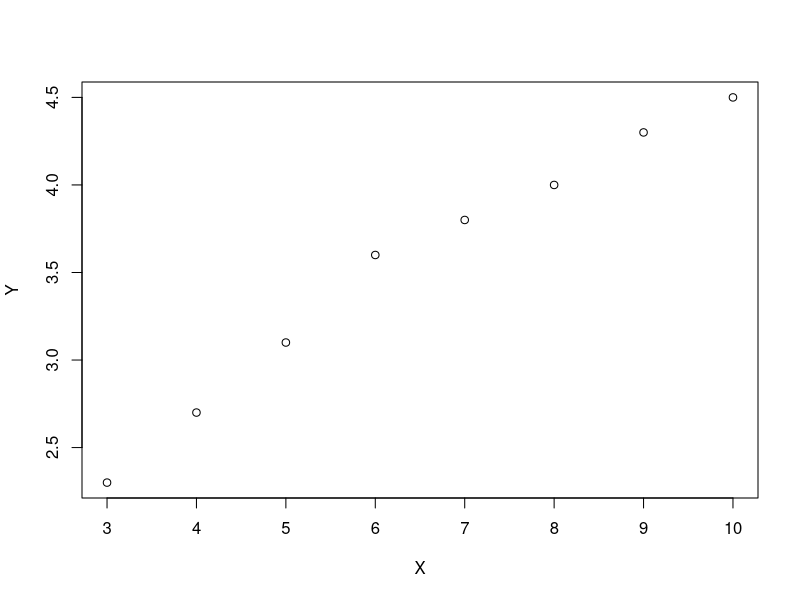
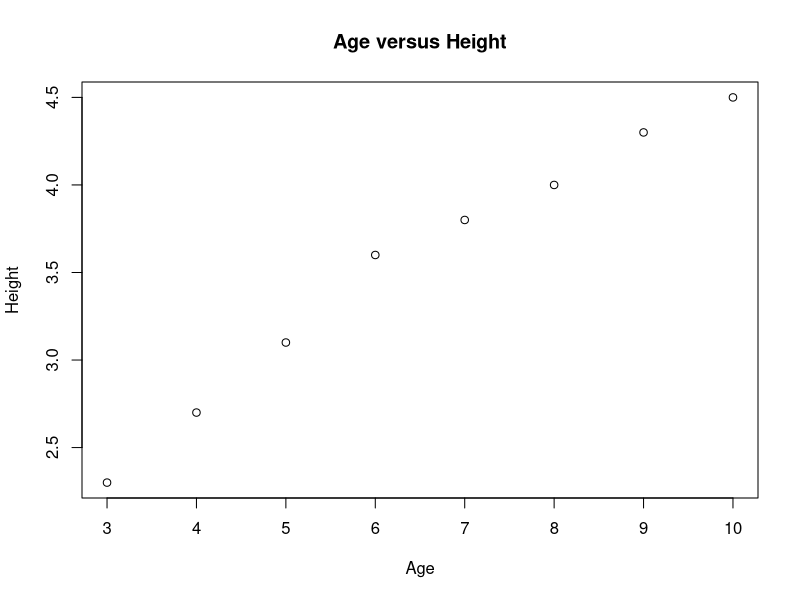
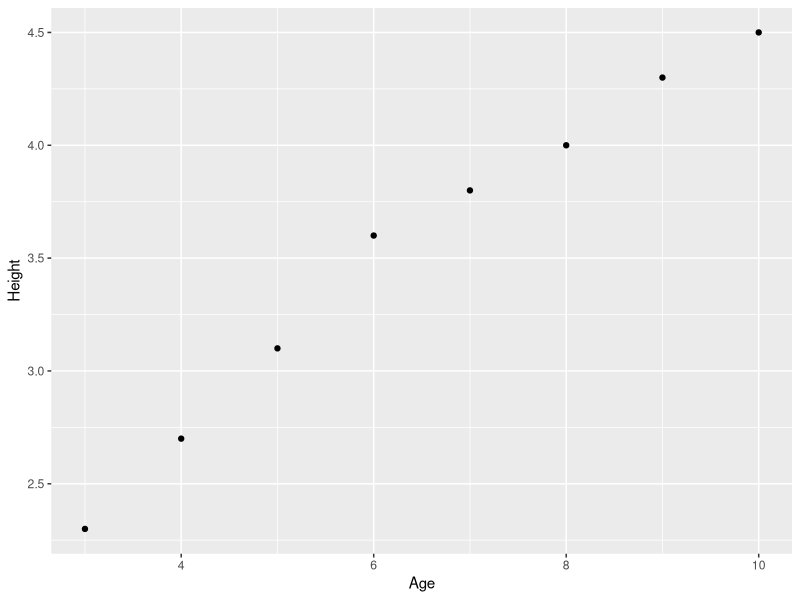

The R source for these figures, in order:
## ---- chunk 1
library(ggplot2)
X=3:10
Y=c(2.3,2.7,3.1,3.6,3.8,4,4.3,4.5)
plot(X,Y)
## ---- chunk 2
plot(X,Y,main="Age versus Height",xlab="Age",ylab="Height")
## ---- chunk 3
data=data.frame(Age=X,Height=Y)
data
ggplot(data,aes(Age,Height))+
  geom_point()
